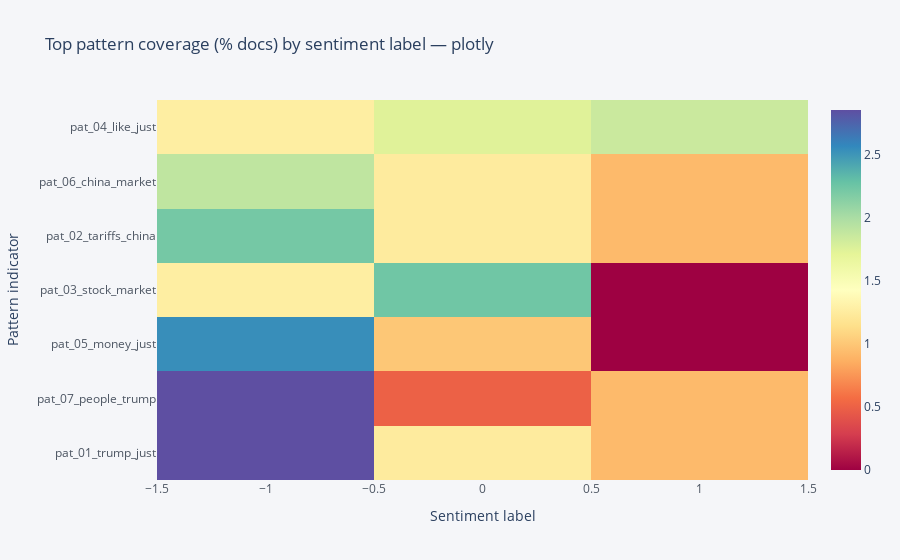

The notebook cell saved with this chart:
### Markdown cell above
### Visualization: Pattern prevalence by sentiment
The mined pattern indicators help reveal which recurring token combinations align with each sentiment class. The heatmap below highlights the share of documents per label that activate the most frequent patterns.

### Code cell
# Show which patterns appear most in each sentiment class
import matplotlib.pyplot as plt
import seaborn as sns
import helpers.text_analysis as text_helpers
from importlib import reload

reload(text_helpers)  # pick up latest helper changes
plot_heat_map = text_helpers.plot_heat_map

pattern_label = pattern_matrix.copy()
pattern_label["label"] = phase2_df["label"].values

# Calculate % of documents per label where each pattern appears
label_pattern_rates = pattern_label.groupby("label").mean().T * 100
label_order = sorted(label_pattern_rates.columns)
top_pattern_names = label_pattern_rates.max(axis=1).sort_values(ascending=False).head(12).index
viz_data = label_pattern_rates.loc[top_pattern_names, label_order]

# Static heatmap
plt.figure(figsize=(10, 6))
sns.heatmap(viz_data, annot=True, fmt=".1f", cmap="YlGnBu")
plt.title("Top pattern coverage (% of documents) by sentiment label")
plt.xlabel("Sentiment label")
plt.ylabel("Pattern indicator")
plt.show()

# Interactive heatmap
plotly_fig = plot_heat_map(viz_data.columns.tolist(), viz_data.index.tolist(), viz_data.values.tolist())
plotly_fig.update_layout(title="Top pattern coverage (% docs) by sentiment label — plotly", xaxis_title="Sentiment label", yaxis_title="Pattern indicator")
plotly_fig.show()

display(viz_data.sort_index())

### Figure 1 — Plotly figure (JSON) as saved in the notebook; plotly's stock layout.template omitted (floating-point values rounded to 4 significant figures)
{"data": [{"colorscale": [[0, "rgb(158,1,66)"], [0.1, "rgb(213,62,79)"], [0.2, "rgb(244,109,67)"], [0.3, "rgb(253,174,97)"], [0.4, "rgb(254,224,139)"], [0.5, "rgb(255,255,191)"], [0.6, "rgb(230,245,152)"], [0.7, "rgb(171,221,164)"], [0.8, "rgb(102,194,165)"], [0.9, "rgb(50,136,189)"], [1, "rgb(94,79,162)"]], "type": "heatmap", "x": [-1, 0, 1], "y": ["pat_01_trump_just", "pat_07_people_trump", "pat_05_money_just", "pat_03_stock_market", "pat_02_tariffs_china", "pat_06_china_market", "pat_04_like_just"], "z": [[2.857, 1.247, 0.9259], [2.857, 0.4988, 0.9259], [2.54, 0.9975, 0], [1.27, 2.244, 0], [2.222, 1.247, 0.9259], [1.905, 1.247, 0.9259], [1.27, 1.746, 1.852]]}], "layout": {"legend": {"bgcolor": "#F5F6F9", "font": {"color": "#4D5663"}}, "paper_bgcolor": "#F5F6F9", "plot_bgcolor": "#F5F6F9", "title": {"text": "Top pattern coverage (% docs) by sentiment label — plotly"}, "xaxis": {"gridcolor": "#E1E5ED", "tickfont": {"color": "#4D5663"}, "title": {"text": "Sentiment label"}, "zerolinecolor": "#E1E5ED"}, "yaxis": {"gridcolor": "#E1E5ED", "tickfont": {"color": "#4D5663"}, "title": {"text": "Pattern indicator"}, "zeroline": false, "zerolinecolor": "#E1E5ED"}}}
